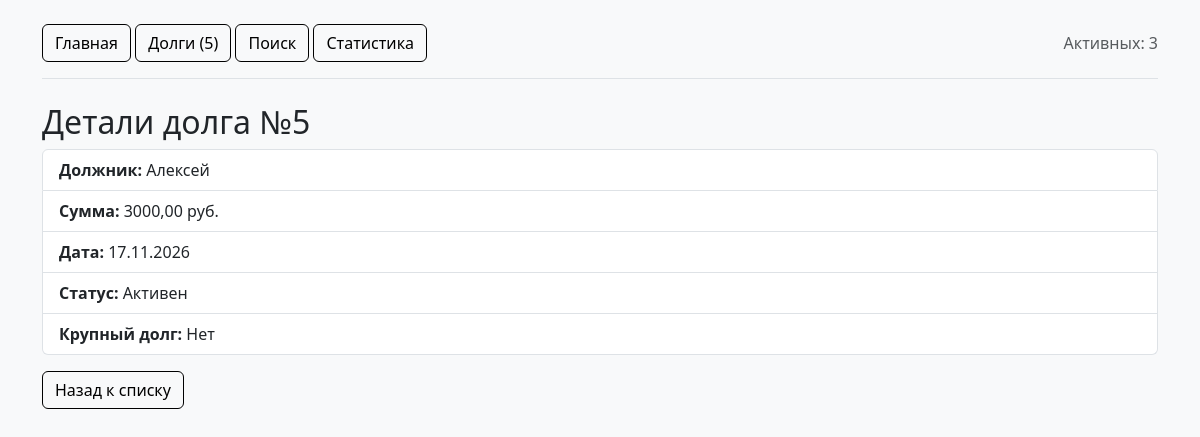
/debts/aleksei-3000/, run on the app's committed database.
### debts/models.py (models this page shows, shortened)
class Debt(models.Model):
    class Status(models.TextChoices):
        ACTIVE = "active", "Активен"
        PAID = "paid", "Оплачен"
        OVERDUE = "overdue", "Просрочен"
    user = models.ForeignKey(User, on_delete=models.PROTECT, related_name="debts", verbose_name="Кредитор")
    debtor = models.ForeignKey(Debtor, on_delete=models.PROTECT, related_name="debts", verbose_name="Должник")
    amount = models.DecimalField(max_digits=10, decimal_places=2, verbose_name="Сумма")
    issue_date = models.DateField(verbose_name="Дата выдачи")
    status = models.CharField(max_length=12, choices=Status.choices, default=Status.ACTIVE, verbose_name="Статус")
    slug = models.SlugField(max_length=250, unique=True, blank=True, editable=False)
    is_large = models.GeneratedField(
        expression=models.Case(
            models.When(amount__gte=10000, then=models.Value(True)),
            default=models.Value(False),
            output_field=models.BooleanField()
        ),
        output_field=models.BooleanField(),
        db_persist=True,
        verbose_name="Крупный долг"
    )
    objects = DebtManager()
    class Meta:
        ordering = ["-issue_date"]
        verbose_name = "Долг"
        verbose_name_plural = "Долги"

### debtors/models.py (models this page shows, shortened)
class Debtor(models.Model):
    name = models.CharField(max_length=200, verbose_name="Имя")
    phone = models.CharField(max_length=20, verbose_name="Телефон")
    slug = models.SlugField(max_length=200, unique=True, blank=True, editable=False)
    class Meta:
        verbose_name = "Должник"
        verbose_name_plural = "Должники"

### debts/views.py (the view)
# urls.py: path('<slug:slug>/', views.debt_detail, name='detail'),
def debt_detail(request, slug):
    debt = get_object_or_404(Debt.objects.select_related('debtor', 'user'), slug=slug)
    return render(request, 'debts/debt_detail.html', {'debt': debt})

### debts/context_processors.py (called while the page is built)
def debt_context(request):
    return {
        "site_name": "Долговой трекер",
        "total_debts": Debt.objects.count(),
        "active_debts_count": Debt.objects.active().count(),
    }

### debts/models.py (called while the page is built)
    def active(self):
        return self.filter(status=self.model.Status.ACTIVE)

### debts/templates/debts/debt_detail.html (shortened to what this page needs)
{% extends "base.html" %}
{% block content %}
<h2>Детали долга №{{ debt.id }}</h2>
<ul class="list-group mb-3">
    <li class="list-group-item"><strong>Должник:</strong> {{ debt.debtor.name }}</li>
    <li class="list-group-item"><strong>Сумма:</strong> {{ debt.amount }} руб.</li>
    <li class="list-group-item"><strong>Дата:</strong> {{ debt.issue_date|date:"d.m.Y" }}</li>
    <li class="list-group-item"><strong>Статус:</strong> {{ debt.get_status_display }}</li>
    <li class="list-group-item"><strong>Крупный долг:</strong> {% if debt.is_large %}Да{% else %}Нет{% endif %}</li>
</ul>
<a href="{% url 'debts:list' %}" class="btn btn-custom-black">Назад к списку</a>
{% endblock %}

### homepage/static/homepage/css/style.css (style rules this page uses)
body { background-color: #f8f9fa; }
.list-group-item { transition: background-color 0.2s ease; }
.btn-custom-black { color: #000000; background-color: transparent; border: 1px solid #000000; }

### data on the page
Debt: id "5", debtor.name "Алексей", amount "3000,00", issue_date "17.11.2026", status "Активен"

### other printed values
{{ total_debts }} "5"
{{ active_debts_count }} "3"
